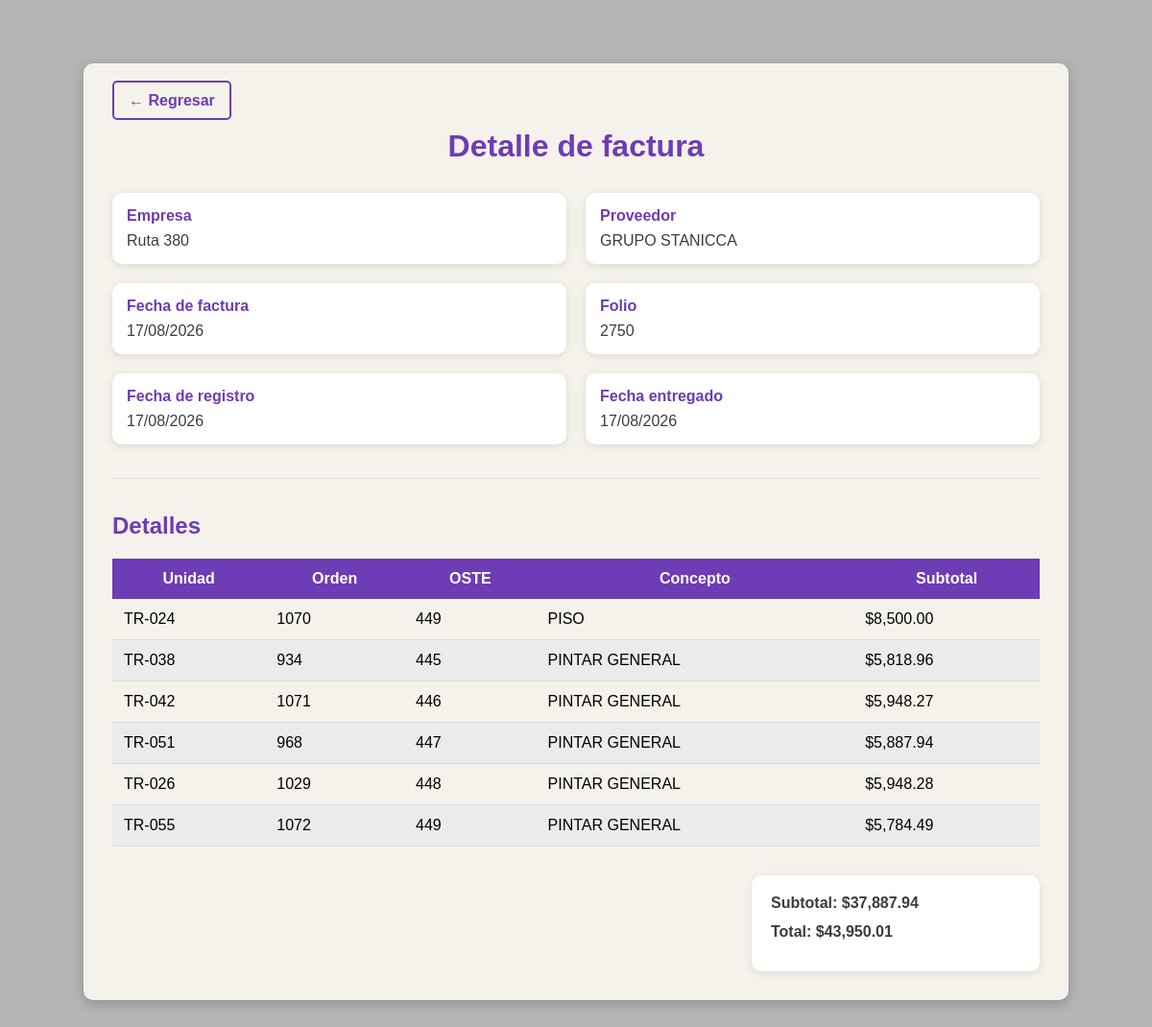
Page /factura_detalle.php?id=421 (signed in) on the committed database.
### tables this page shows
CREATE TABLE `factura` (
  `id` int(11) NOT NULL,
  `id_empresa` int(11) NOT NULL,
  `id_provedor` int(11) NOT NULL,
  `folio` varchar(20) NOT NULL,
  `fecha` date NOT NULL,
  `total` decimal(10,2) NOT NULL,
  `estado` int(11) NOT NULL DEFAULT 0,
  `fecha_registro` date NOT NULL,
  `fecha_entregado` date DEFAULT NULL
);

CREATE TABLE `empresa` (
  `id` int(11) NOT NULL,
  `nombre` varchar(255) NOT NULL,
  `eliminado` int(1) NOT NULL DEFAULT 0
);

CREATE TABLE `provedores` (
  `id` int(11) NOT NULL,
  `nombre` varchar(255) NOT NULL,
  `irs` int(11) NOT NULL DEFAULT 0,
  `eliminado` int(1) NOT NULL DEFAULT 0
);

CREATE TABLE `detalle_factura` (
  `id` int(11) NOT NULL,
  `concepto` varchar(255) NOT NULL,
  `subtotal` decimal(10,2) NOT NULL,
  `id_autobus` int(11) DEFAULT NULL,
  `id_factura` int(11) NOT NULL,
  `oste` varchar(20) DEFAULT NULL,
  `orden` varchar(20) DEFAULT NULL
);

CREATE TABLE `autobus` (
  `id` int(11) NOT NULL,
  `unidad` varchar(255) NOT NULL,
  `id_empresa` int(11) NOT NULL,
  `eliminado` int(1) NOT NULL DEFAULT 0
);

### factura_detalle.php (the view, shortened to what this page needs)
<?php
$con = conecta();
$id = isset($_GET['id']) ? intval($_GET['id']) : 0;
$sql = "SELECT
            f.*,
            e.nombre AS empresa,
            p.nombre AS proveedor
        FROM factura f
        INNER JOIN empresa e ON f.id_empresa = e.id
        INNER JOIN provedores p ON f.id_provedor = p.id
        WHERE f.id = $id";
$res = $con->query($sql);
$factura = $res->fetch_assoc();
$sql = "SELECT
            d.*,
            a.unidad
        FROM detalle_factura d
        LEFT JOIN autobus a ON d.id_autobus = a.id
        WHERE d.id_factura = $id
        ORDER BY d.id";
$resDetalles = $con->query($sql);
?>
<!DOCTYPE html>
<html lang="es">
<head>
    <link rel="stylesheet" href="css/factura_detalle.css">
</head>
<body>
<div class="contenedor">
    <div class="barra">
        <a href="facturas.php" class="btnRegresar">← Regresar</a>
    </div>
    <h1>Detalle de factura</h1>
    <div class="info">
        <div class="campo">
            <label>Empresa</label>
            <span><?= htmlspecialchars($factura['empresa']) ?></span>
        </div>
        <div class="campo">
            <label>Proveedor</label>
            <span><?= htmlspecialchars($factura['proveedor']) ?></span>
        </div>
        <div class="campo">
            <label>Fecha de factura</label>
            <span><?= date('d/m/Y', strtotime($factura['fecha'])) ?></span>
        </div>
        <div class="campo">
            <label>Folio</label>
            <span><?= htmlspecialchars($factura['folio']) ?></span>
        </div>
        <div class="campo">
            <label>Fecha de registro</label>
            <span><?= date('d/m/Y', strtotime($factura['fecha_registro'])) ?></span>
        </div>
        <div class="campo">
            <label>Fecha entregado</label>
            <span>
                <?php
                if(
                    $factura['fecha_entregado'] &&
                    $factura['fecha_entregado'] != '0000-00-00'
                ){
                    echo date('d/m/Y', strtotime($factura['fecha_entregado']));
                } else {
                    echo 'Pendiente';
                }
                ?>
            </span>
        </div>
    </div>
    <hr>
    <h2>Detalles</h2>
    <table>
        <thead>
            <tr>
                <th>Unidad</th>
                <th>Orden</th>
                <th>OSTE</th>
                <th>Concepto</th>
                <th>Subtotal</th>
            </tr>
        </thead>
        <tbody>
        <?php
        $subtotal = 0;
        while($d = $resDetalles->fetch_assoc()){
            $subtotal += $d['subtotal'];
        ?>
            <tr>
                <td>
                    <?= $d['unidad'] ? htmlspecialchars($d['unidad']) : '-----' ?>
                </td>
                <td><?= htmlspecialchars($d['orden']) ?></td>
                <td><?= htmlspecialchars($d['oste']) ?></td>
                <td><?= htmlspecialchars($d['concepto']) ?></td>
                <td>
                    $<?= number_format($d['subtotal'], 2) ?>
                </td>
            </tr>
        <?php } ?>
        </tbody>
    </table>
    <div class="totales">
        <p>
            Subtotal:
            <span>$<?= number_format($subtotal, 2) ?></span>
        </p>
        <p>
            Total:
            <span>$<?= number_format($factura['total'], 2) ?></span>
        </p>
    </div>
</div>
</body>
</html>

### css/factura_detalle.css (style rules this page uses)
* { margin: 0; padding: 0; box-sizing: border-box; font-family: Arial, Helvetica, sans-serif; }
body { background-color: rgb(180, 180, 180); min-height: 100vh; padding: 30px; margin: 3% 0; }
.contenedor { width: 90%; margin: auto; background-color: rgb(245, 242, 235); border-radius: 10px; padding: 30px; box-shadow: 0px 4px 12px rgba(0, 0, 0, .2); }
h1 { text-align: center; color: rgb(110, 60, 180); margin-bottom: 30px; }
h2 { color: rgb(110, 60, 180); margin-bottom: 20px; }
hr { margin: 35px 0; border: 0; border-top: 1px solid rgb(220, 220, 220); }
.info { display: grid; grid-template-columns: 1fr 1fr; gap: 20px; }
.campo { background-color: white; padding: 15px; border-radius: 10px; box-shadow: 0px 2px 8px rgba(0, 0, 0, .1); }
.campo label { display: block; margin-bottom: 8px; color: rgb(110, 60, 180); font-weight: bold; }
.campo span { color: rgb(60, 60, 60); }
table { width: 100%; border-collapse: collapse; margin-top: 20px; }
th { background-color: rgb(110, 60, 180); color: white; padding: 12px; font-weight: bold; }
td { padding: 12px; border-bottom: 1px solid rgb(220, 220, 220); }
tr:nth-child(even) { background-color: rgb(235, 235, 235); }
.totales { width: 300px; margin-top: 30px; margin-left: auto; background-color: white; padding: 20px; border-radius: 10px; box-shadow: 0px 2px 8px rgba(0, 0, 0, .1); }
.totales p { margin-bottom: 12px; font-weight: bold; color: rgb(60, 60, 60); }
.barra { margin-bottom: 20px; }
.btnRegresar { text-decoration: none; color: rgb(110, 60, 180); border: 2px solid rgb(110, 60, 180); padding: 10px 15px; border-radius: 5px; font-weight: bold; transition: .2s; }

### rows in the picture
factura: id_empresa.nombre "Ruta 380", id_provedor.nombre "GRUPO STANICCA", fecha "17/08/2026", folio "2750", fecha_registro "17/08/2026", fecha_entregado "17/08/2026", total "43,950.01"
detalle_factura: id_autobus.unidad "TR-024", orden "1070", oste "449", concepto "PISO", subtotal "8,500.00"
detalle_factura: id_autobus.unidad "TR-038", orden "934", oste "445", concepto "PINTAR GENERAL", subtotal "5,818.96"
detalle_factura: id_autobus.unidad "TR-042", orden "1071", oste "446", concepto "PINTAR GENERAL", subtotal "5,948.27"
detalle_factura: id_autobus.unidad "TR-051", orden "968", oste "447", concepto "PINTAR GENERAL", subtotal "5,887.94"
detalle_factura: id_autobus.unidad "TR-026", orden "1029", oste "448", concepto "PINTAR GENERAL", subtotal "5,948.28"
detalle_factura: id_autobus.unidad "TR-055", orden "1072", oste "449", concepto "PINTAR GENERAL", subtotal "5,784.49"

### other values in the picture
$subtotal "37,887.94"
